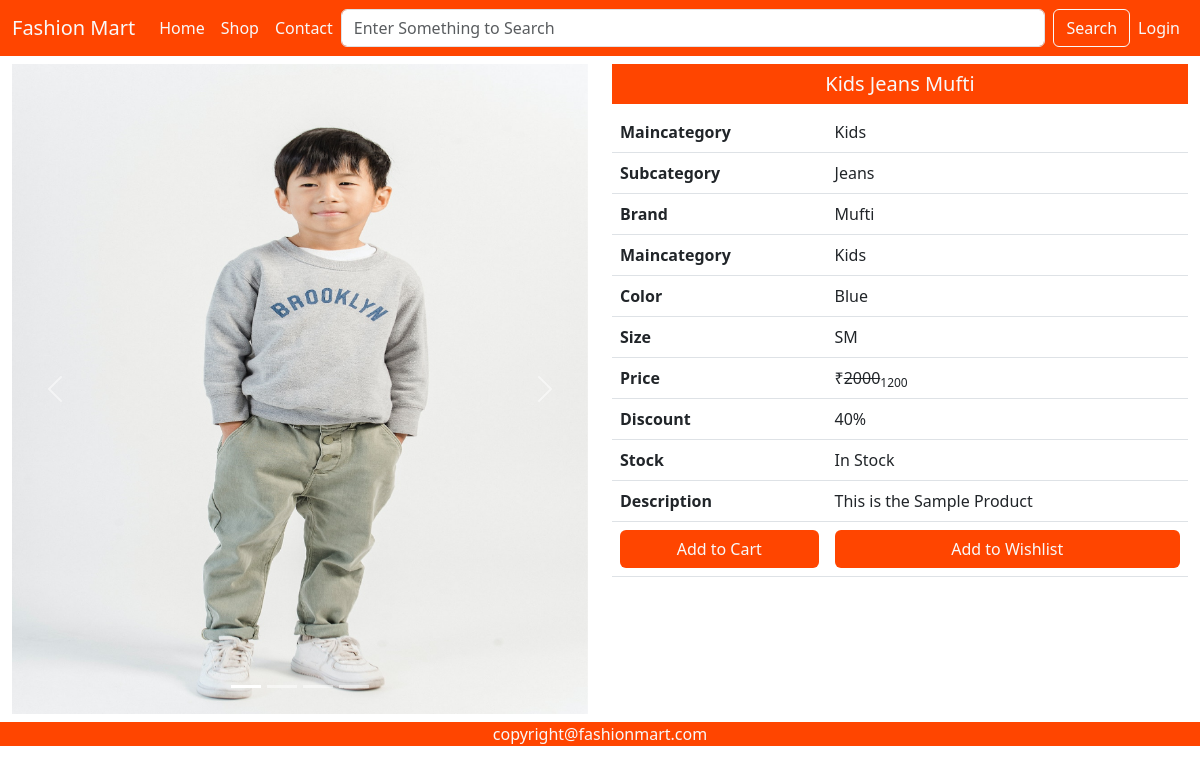
Screenshot of /single-product/3/ with the database file from the repository.
### fashionmartApp/models.py (models this page shows, shortened)
class Product(models.Model):
    id = models.AutoField(primary_key=True)
    name = models.CharField(max_length=50)
    maincategory = models.ForeignKey(Maincategory,on_delete=models.CASCADE)
    subcategory = models.ForeignKey(Subcategory,on_delete=models.CASCADE)
    brand = models.ForeignKey(Brand,on_delete=models.CASCADE)
    color = models.CharField(max_length=20)
    size = models.CharField(max_length=20)
    stock = models.CharField(max_length=20,default="In Stock",null=True,blank=True)
    description = models.TextField(default="This is the Sample Product")
    baseprice = models.IntegerField()
    discount = models.IntegerField(default=0,null=True,blank=True)
    finalprice = models.IntegerField()
    pic1 = models.ImageField(upload_to="uploads",default="",null=True,blank=True)
    pic2 = models.ImageField(upload_to="uploads",default="",null=True,blank=True)
    pic3 = models.ImageField(upload_to="uploads",default="",null=True,blank=True)
    pic4 = models.ImageField(upload_to="uploads",default="",null=True,blank=True)

class Maincategory(models.Model):
    id = models.AutoField(primary_key=True)
    name = models.CharField(max_length=20)
    def __str__(self):
        return self.name

class Subcategory(models.Model):
    id = models.AutoField(primary_key=True)
    name = models.CharField(max_length=20)
    def __str__(self):
        return self.name

class Brand(models.Model):
    id = models.AutoField(primary_key=True)
    name = models.CharField(max_length=20)
    def __str__(self):
        return self.name

### fashionmartApp/views.py (the view)
# urls.py: path('single-product/<int:id>/',views.singleProduct),
def singleProduct(Request, id):
    data = Product.objects.get(id=id)
    return render(Request, 'single-product.html', {'data': data})

### fashionmartApp/templates/single-product.html (shortened to what this page needs)
{% extends "index.html" %}
{% block content %}
  <div class="container-fluid mt-2 mb-2">
    <div class="row">
        <div class="col-md-6 col-12">
            <div id="carouselExampleIndicators" class="carousel slide">
                <div class="carousel-indicators">
                  <button type="button" data-bs-target="#carouselExampleIndicators" data-bs-slide-to="0" class="active" aria-current="true" aria-label="Slide 1"></button>
                  <button type="button" data-bs-target="#carouselExampleIndicators" data-bs-slide-to="1" aria-label="Slide 2"></button>
                  <button type="button" data-bs-target="#carouselExampleIndicators" data-bs-slide-to="2" aria-label="Slide 3"></button>
                  <button type="button" data-bs-target="#carouselExampleIndicators" data-bs-slide-to="3" aria-label="Slide 4"></button>
                </div>
                <div class="carousel-inner">
                  <div class="carousel-item active">
                    <img src="{{data.pic1.url}}" height="650px" class="d-block w-100" alt="...">
                  </div>
                </div>
                <button class="carousel-control-prev" type="button" data-bs-target="#carouselExampleIndicators" data-bs-slide="prev">
                  <span class="carousel-control-prev-icon" aria-hidden="true"></span>
                </button>
                <button class="carousel-control-next" type="button" data-bs-target="#carouselExampleIndicators" data-bs-slide="next">
                  <span class="carousel-control-next-icon" aria-hidden="true"></span>
                </button>
              </div>
        </div>
        <div class="col-md-6 col-12">
            <h5 class="background text-light text-center p-2">{{data.name}}</h5>
            <div class="table-responsive">
                <table class="table">
                    <tr>
                        <th>Maincategory</th>
                        <td>{{data.maincategory}}</td>
                    </tr>
                    <tr>
                        <th>Subcategory</th>
                        <td>{{data.subcategory}}</td>
                    </tr>
                    <tr>
                        <th>Brand</th>
                        <td>{{data.brand}}</td>
                    </tr>
                    <tr>
                        <th>Maincategory</th>
                        <td>{{data.maincategory}}</td>
                    </tr>
                    <tr>
                        <th>Color</th>
                        <td>{{data.color}}</td>
                    </tr>
                    <tr>
                        <th>Size</th>
                        <td>{{data.size}}</td>
                    </tr>
                    <tr>
                        <th>Price</th>
                        <td>&#8377<del>{{data.baseprice}}</del><sub>{{data.finalprice}}</sub></td>
                    </tr>
                    <tr>
                        <th>Discount</th>
                        <td>{{data.discount}}%</td>
                    </tr>
                    <tr>
                        <th>Stock</th>
                        <td>{{data.stock}}</td>
                    </tr>
                    <tr>
                        <th>Description</th>
                        <td>{{data.description}}</td>
                    </tr>
                    <tr>
                        <th><a href="/add-to-cart/{{data.id}}" class="btn background text-light mybtn w-100">Add to Cart</a></th>
                        <td><a href="/add-to-wishlist/{{data.id}}" class="btn background text-light mybtn w-100">Add to Wishlist</a></td>
                    </tr>
                </table>
            </div>
        </div>
    </div>
  </div>
{% endblock %}

### fashionmartApp/static/css/style.css (style rules this page uses)
.background { background-color: orangered; }

### rows the page displays
Product: pic1 (picture), name "Kids Jeans Mufti", maincategory "Kids", subcategory "Jeans", brand "Mufti", color "Blue", size "SM", baseprice "2000", finalprice "1200", discount "40", stock "In Stock", description "This is the Sample Product"
